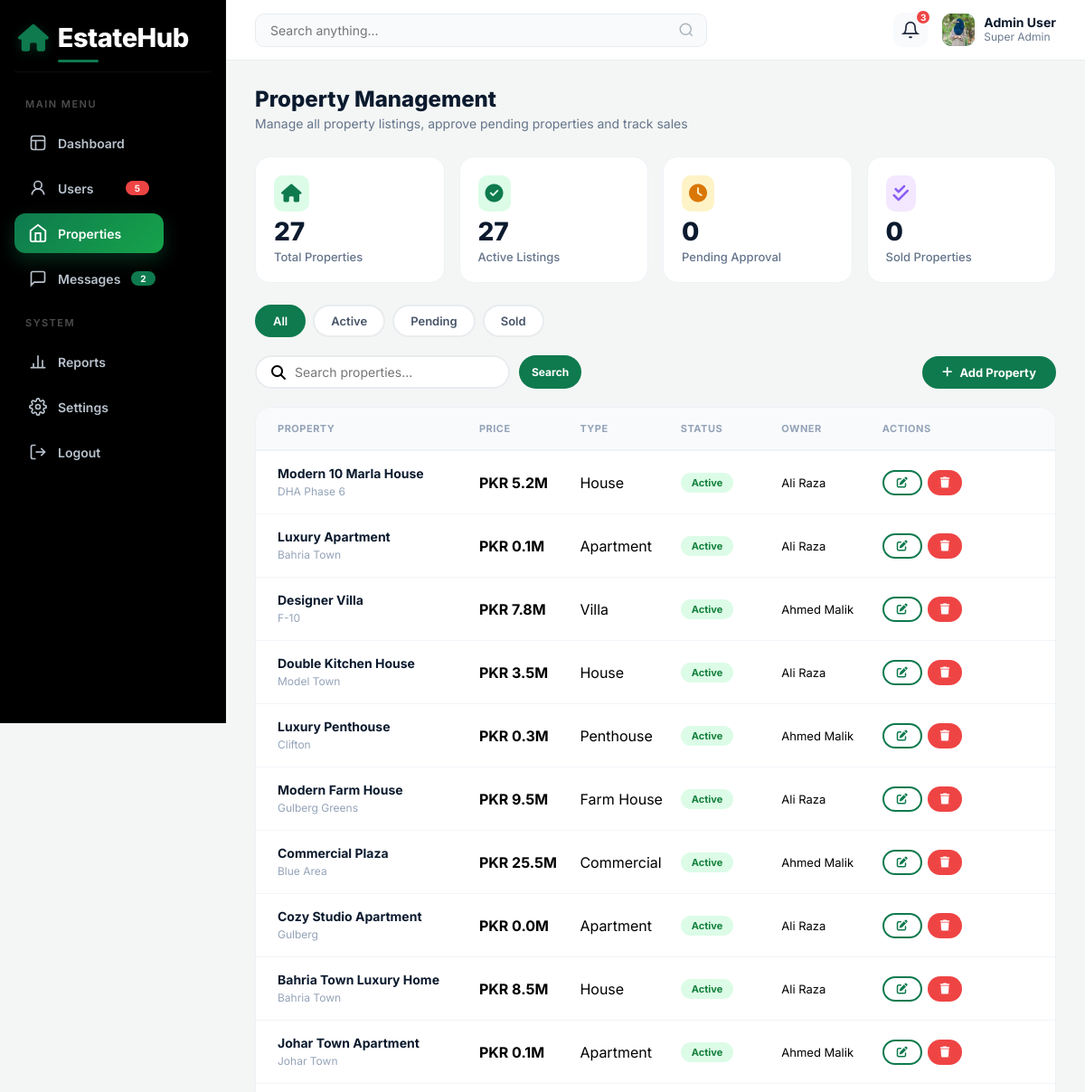
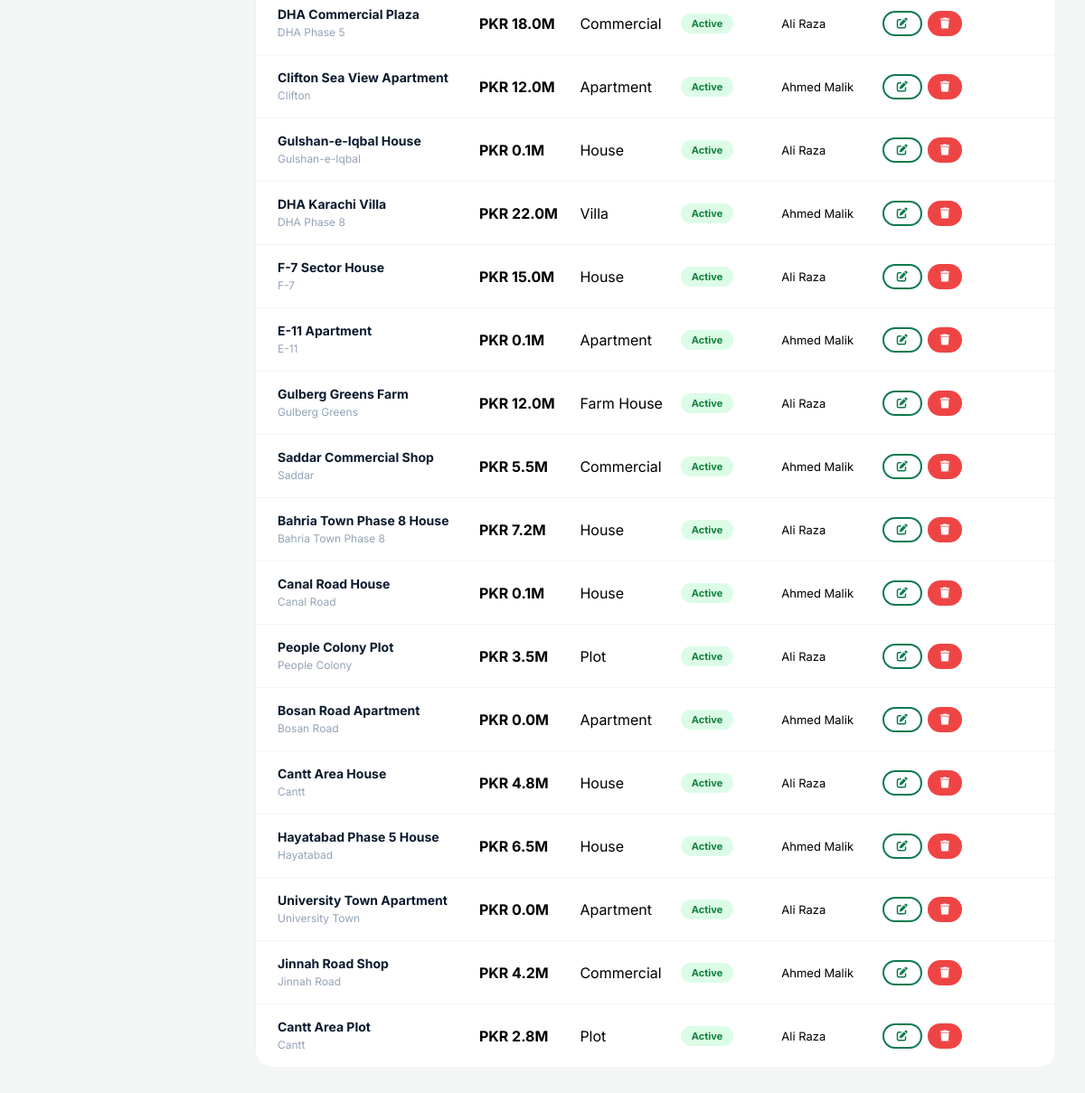
Screenshot of /admin/manage-properties.php (signed in) with the database file from the repository (2 pictures, top to bottom).
### tables this page shows
CREATE TABLE properties (
    id INT AUTO_INCREMENT PRIMARY KEY,
    user_id INT NOT NULL,
    title VARCHAR(255) NOT NULL,
    description TEXT,
    property_type ENUM('House','Apartment','Plot','Commercial','Farm House','Portion','Villa','Penthouse') DEFAULT 'House',
    purpose ENUM('Sale','Rent') DEFAULT 'Sale',
    price DECIMAL(15,2) NOT NULL,
    location VARCHAR(255) NOT NULL,
    city VARCHAR(100) NOT NULL,
    area_size VARCHAR(50),
    bedrooms INT DEFAULT 0,
    bathrooms INT DEFAULT 0,
    image_main VARCHAR(255),
    images TEXT,
    status ENUM('Active','Pending','Sold','Rented') DEFAULT 'Active',
    views INT DEFAULT 0,
    featured BOOLEAN DEFAULT FALSE,
    created_at TIMESTAMP DEFAULT CURRENT_TIMESTAMP,
    updated_at TIMESTAMP DEFAULT CURRENT_TIMESTAMP ON UPDATE CURRENT_TIMESTAMP,
    FOREIGN KEY (user_id) REFERENCES users(id) ON DELETE CASCADE
);

CREATE TABLE users (
    id INT AUTO_INCREMENT PRIMARY KEY,
    full_name VARCHAR(100) NOT NULL,
    email VARCHAR(100) UNIQUE NOT NULL,
    password VARCHAR(255) NOT NULL,
    phone VARCHAR(20),
    profile_pic VARCHAR(255) DEFAULT NULL,
    bio TEXT,
    user_type ENUM('admin', 'seller', 'user') DEFAULT 'user',
    status ENUM('active', 'inactive', 'banned') DEFAULT 'active',
    created_at TIMESTAMP DEFAULT CURRENT_TIMESTAMP,
    updated_at TIMESTAMP DEFAULT CURRENT_TIMESTAMP ON UPDATE CURRENT_TIMESTAMP
);

### admin/manage-properties.php (the view, shortened to what this page needs)
<?php
require_once __DIR__ . '/../includes/config.php';
$filter = isset($_GET['filter']) ? $_GET['filter'] : 'all';
$search = isset($_GET['search']) ? mysqli_real_escape_string($conn, $_GET['search']) : '';
$query = "SELECT p.*, u.full_name as owner
          FROM properties p
          LEFT JOIN users u ON p.user_id = u.id
          WHERE 1 = 1";
$query .= " ORDER BY p.created_at DESC";
$properties = mysqli_query($conn, $query);
$stats = [
    'users' => 0,
    'pending' => 0,
    'unread' => 0
];
$result = mysqli_query($conn, "SELECT COUNT(*) as total FROM users");
if ($result && mysqli_num_rows($result) > 0) {
    $stats['users'] = mysqli_fetch_assoc($result)['total'] ?? 0;
}
$result = mysqli_query($conn, "SELECT COUNT(*) as total FROM properties WHERE status = 'Pending'");
if ($result && mysqli_num_rows($result) > 0) {
    $stats['pending'] = mysqli_fetch_assoc($result)['total'] ?? 0;
}
$result = mysqli_query($conn, "SELECT COUNT(*) as total FROM messages WHERE is_read = 0");
if ($result && mysqli_num_rows($result) > 0) {
    $stats['unread'] = mysqli_fetch_assoc($result)['total'] ?? 0;
}
$admin_id = $_SESSION['user_id'];
$profile_pic_path = '';
$upload_dir = "../uploads/profiles/";
$found = glob($upload_dir . "admin_" . $admin_id . "_*");
if (!empty($found)) {
    $profile_pic_path = $found[0] . '?t=' . time();
}
$property_counts = [
    'total' => 0,
    'active' => 0,
    'pending' => 0,
    'sold' => 0
];
$result = mysqli_query($conn, "SELECT COUNT(*) as c FROM properties");
if ($result && mysqli_num_rows($result) > 0) {
    $property_counts['total'] = mysqli_fetch_assoc($result)['c'] ?? 0;
}
$result = mysqli_query($conn, "SELECT COUNT(*) as c FROM properties WHERE status = 'Active'");
if ($result && mysqli_num_rows($result) > 0) {
    $property_counts['active'] = mysqli_fetch_assoc($result)['c'] ?? 0;
}
$result = mysqli_query($conn, "SELECT COUNT(*) as c FROM properties WHERE status = 'Pending'");
if ($result && mysqli_num_rows($result) > 0) {
    $property_counts['pending'] = mysqli_fetch_assoc($result)['c'] ?? 0;
}
$result = mysqli_query($conn, "SELECT COUNT(*) as c FROM properties WHERE status = 'Sold'");
if ($result && mysqli_num_rows($result) > 0) {
    $property_counts['sold'] = mysqli_fetch_assoc($result)['c'] ?? 0;
}
$current_page = basename($_SERVER['PHP_SELF']);
?>
<!DOCTYPE html>
<html lang="en">
<head>
    <link rel="stylesheet" href="https://cdnjs.cloudflare.com/ajax/libs/font-awesome/6.5.1/css/all.min.css">
</head>
<body>
<div class="dashboard-wrapper">
    <aside class="sidebar" id="adminSidebar">
        <div class="logo">
            <a href="../index.php">
                <i class="fas fa-home logo-icon"></i>
                <span class="logo-text">EstateHub</span>
            </a>
        </div>
        <div class="sidebar-label">Main Menu</div>
        <ul class="sidebar-menu">
            <li>
                <a href="index.php" class="<?php echo ($current_page == 'index.php') ? 'active' : ''; ?>">
                    <svg viewBox="0 0 24 24" fill="none" stroke="currentColor" stroke-width="2">
                        <rect x="3" y="3" width="18" height="18" rx="3"/>
                        <path d="M3 9h18M9 21V9"/>
                    </svg>
                    Dashboard
                </a>
            </li>
            <li>
                <a href="manage-users.php" class="<?php echo ($current_page == 'manage-users.php') ? 'active' : ''; ?>">
                    <svg viewBox="0 0 24 24" fill="none" stroke="currentColor" stroke-width="2">
                        <circle cx="12" cy="8" r="5"/>
                        <path d="M20 21a8 8 0 1 0-16 0"/>
                    </svg>
                    Users
                    <span class="nav-badge"><?php echo $stats['users']; ?></span>
                </a>
            </li>
            <li>
                <a href="manage-properties.php" class="<?php echo ($current_page == 'manage-properties.php') ? 'active' : ''; ?>">
                    <svg viewBox="0 0 24 24" fill="none" stroke="currentColor" stroke-width="2">
                        <path d="M3 9l9-7 9 7v11a2 2 0 0 1-2 2H5a2 2 0 0 1-2-2z"/>
                        <polyline points="9 22 9 12 15 12 15 22"/>
                    </svg>
                    Properties
                </a>
            </li>
            <li>
                <a href="manage-messages.php" class="<?php echo ($current_page == 'manage-messages.php') ? 'active' : ''; ?>">
                    <svg viewBox="0 0 24 24" fill="none" stroke="currentColor" stroke-width="2">
                        <path d="M21 15a2 2 0 0 1-2 2H7l-4 4V5a2 2 0 0 1 2-2h14a2 2 0 0 1 2 2z"/>
                    </svg>
                    Messages
                    <?php if ($stats['unread'] > 0): ?>
                        <span class="nav-badge blue"><?php echo $stats['unread']; ?></span>
                    <?php endif; ?>
                </a>
            </li>
        </ul>
        <div class="sidebar-label">System</div>
        <ul class="sidebar-menu">
            <li>
                <a href="reports.php" class="<?php echo ($current_page == 'reports.php') ? 'active' : ''; ?>">
                    <svg viewBox="0 0 24 24" fill="none" stroke="currentColor" stroke-width="2">
                        <line x1="18" y1="20" x2="18" y2="10"/>
                        <line x1="12" y1="20" x2="12" y2="4"/>
                        <line x1="6" y1="20" x2="6" y2="14"/>
                        <line x1="2" y1="20" x2="22" y2="20"/>
                    </svg>
                    Reports
                </a>
            </li>
            <li>
                <a href="settings.php" class="<?php echo ($current_page == 'settings.php') ? 'active' : ''; ?>">
                    Settings
                </a>
            </li>
            <li>
                <a href="../logout.php" class="logout-link">
                    <svg viewBox="0 0 24 24" fill="none" stroke="currentColor" stroke-width="2">
                        <path d="M9 21H5a2 2 0 0 1-2-2V5a2 2 0 0 1 2-2h4"/>
                        <polyline points="16 17 21 12 16 7"/>
                        <line x1="21" y1="12" x2="9" y2="12"/>
                    </svg>
                    Logout
                </a>
            </li>
        </ul>
    </aside>
    <div class="main-content">
        <header class="topbar">
            <div class="topbar-search">
                <input type="text" placeholder="Search anything...">
                <svg viewBox="0 0 24 24" fill="none" stroke="currentColor" stroke-width="2"><circle cx="11" cy="11" r="8"/><line x1="21" y1="21" x2="16.65" y2="16.65"/></svg>
            </div>
            <div class="topbar-actions">
                <button class="icon-btn" title="Notifications">
                    <svg viewBox="0 0 24 24" fill="none" stroke="currentColor" stroke-width="2"><path d="M18 8A6 6 0 0 0 6 8c0 7-3 9-3 9h18s-3-2-3-9"/><path d="M13.73 21a2 2 0 0 1-3.46 0"/></svg>
                    <span class="count">3</span>
                </button>
                <a href="profile.php" class="user-chip">
                    <div class="user-avatar">
                        <?php if (!empty($profile_pic_path)): ?>
                            <img src="<?php echo $profile_pic_path; ?>" alt="Admin">
                        <?php else: ?>
                            <i class="fas fa-crown"></i>
                        <?php endif; ?>
                    </div>
                    <div class="user-info">
                        <span class="user-name"><?php echo htmlspecialchars($_SESSION['user_name'] ?? 'Admin'); ?></span>
                        <span class="user-role">Super Admin</span>
                    </div>
                </a>
            </div>
        </header>
        <div class="content-inner">
            <div class="page-header">
                <h1>Property Management</h1>
                <p>Manage all property listings, approve pending properties and track sales</p>
            </div>
            <div class="stats-grid">
                <div class="stat-card">
                    <span class="icon green"><i class="fas fa-home"></i></span>
                    <div class="number"><?php echo $property_counts['total']; ?></div>
                    <div class="label">Total Properties</div>
                </div>
                <div class="stat-card">
                    <span class="icon green"><i class="fas fa-check-circle"></i></span>
                    <div class="number"><?php echo $property_counts['active']; ?></div>
                    <div class="label">Active Listings</div>
                </div>
                <div class="stat-card">
                    <span class="icon amber"><i class="fas fa-clock"></i></span>
                    <div class="number"><?php echo $property_counts['pending']; ?></div>
                    <div class="label">Pending Approval</div>
                </div>
                <div class="stat-card">
                    <span class="icon purple"><i class="fas fa-check-double"></i></span>
                    <div class="number"><?php echo $property_counts['sold']; ?></div>
                    <div class="label">Sold Properties</div>
                </div>
            </div>
            <div class="filter-tabs">
                <a href="?filter=all" class="filter-tab <?php echo $filter == 'all' ? 'active' : ''; ?>">All</a>
                <a href="?filter=Active" class="filter-tab <?php echo $filter == 'Active' ? 'active' : ''; ?>">Active</a>
                <a href="?filter=Pending" class="filter-tab <?php echo $filter == 'Pending' ? 'active' : ''; ?>">Pending</a>
                <a href="?filter=Sold" class="filter-tab <?php echo $filter == 'Sold' ? 'active' : ''; ?>">Sold</a>
            </div>
            <div class="actions-bar">
                <form method="GET" style="display:flex; gap:10px;">
                    <div class="search-box">
                        <i class="fas fa-search"></i>
                        <input type="text" name="search" placeholder="Search properties..." value="<?php echo htmlspecialchars($search); ?>">
                    </div>
                    <button type="submit" class="btn btn-primary btn-sm">Search</button>
                </form>
                <button class="btn btn-primary" onclick="openModal('addModal')">
                    <i class="fas fa-plus"></i> Add Property
                </button>
            </div>
            <div class="table-card">
                <div class="table-header">
                    <div>Property</div>
                    <div>Price</div>
                    <div>Type</div>
                    <div>Status</div>
                    <div>Owner</div>
                    <div>Actions</div>
                </div>
                <?php if ($properties && mysqli_num_rows($properties) > 0): ?>
                    <?php while ($prop = mysqli_fetch_assoc($properties)): ?>
                        <div class="table-row">
                            <div class="prop-info">
                                <h4><?php echo htmlspecialchars($prop['title']); ?></h4>
                                <span><?php echo htmlspecialchars($prop['location']); ?></span>
                            </div>
                            <div style="font-weight:700;">PKR <?php echo number_format($prop['price'] / 1000000, 1); ?>M</div>
                            <div><?php echo htmlspecialchars($prop['property_type']); ?></div>
                            <div>
                                <span class="status-badge <?php echo $prop['status']; ?>">
                                    <?php echo $prop['status']; ?>
                                </span>
                            </div>
                            <div style="font-size:13px;"><?php echo htmlspecialchars($prop['owner']); ?></div>
                            <div style="display:flex; gap:6px; flex-wrap:wrap;">
                                <button class="btn btn-outline btn-sm" onclick="editProperty(
                                    <?php echo $prop['id']; ?>,
                                    '<?php echo addslashes($prop['title']); ?>',
                                    <?php echo $prop['price']; ?>,
                                    '<?php echo addslashes($prop['property_type']); ?>',
                                    '<?php echo $prop['status']; ?>',
                                    '<?php echo addslashes($prop['location']); ?>'
                                )">
                                    <i class="fas fa-edit"></i>
                                </button>
                                <a href="?delete=<?php echo $prop['id']; ?>" class="btn btn-danger btn-sm" onclick="return confirm('Delete this property?')">
                                    <i class="fas fa-trash"></i>
                                </a>
                            </div>
                        </div>
                    <?php endwhile; ?>
                <?php else: ?>
                    <div style="padding:40px; text-align:center; color:#94a3b8;">No properties found</div>
                <?php endif; ?>
            </div>
        </div>
    </div>
</div>
</body>
</html>

### rows the page displays
properties: title "Modern 10 Marla House", location "DHA Phase 6", $prop['price']/1000000 "5.2", property_type "House", status "Active", user.full_name "Ali Raza"
properties: title "Luxury Apartment", location "Bahria Town", $prop['price']/1000000 "0.1", property_type "Apartment", status "Active", user.full_name "Ali Raza"
properties: title "Designer Villa", location "F-10", $prop['price']/1000000 "7.8", property_type "Villa", status "Active", user.full_name "Ahmed Malik"
properties: title "Double Kitchen House", location "Model Town", $prop['price']/1000000 "3.5", property_type "House", status "Active", user.full_name "Ali Raza"
properties: title "Luxury Penthouse", location "Clifton", $prop['price']/1000000 "0.3", property_type "Penthouse", status "Active", user.full_name "Ahmed Malik"
properties: title "Modern Farm House", location "Gulberg Greens", $prop['price']/1000000 "9.5", property_type "Farm House", status "Active", user.full_name "Ali Raza"
properties: title "Commercial Plaza", location "Blue Area", $prop['price']/1000000 "25.5", property_type "Commercial", status "Active", user.full_name "Ahmed Malik"
properties: title "Cozy Studio Apartment", location "Gulberg", $prop['price']/1000000 "0.0", property_type "Apartment", status "Active", user.full_name "Ali Raza"
properties: title "Bahria Town Luxury Home", location "Bahria Town", $prop['price']/1000000 "8.5", property_type "House", status "Active", user.full_name "Ali Raza"
properties: title "Johar Town Apartment", location "Johar Town", $prop['price']/1000000 "0.1", property_type "Apartment", status "Active", user.full_name "Ahmed Malik"
properties: title "DHA Commercial Plaza", location "DHA Phase 5", $prop['price']/1000000 "18.0", property_type "Commercial", status "Active", user.full_name "Ali Raza"
properties: title "Clifton Sea View Apartment", location "Clifton", $prop['price']/1000000 "12.0", property_type "Apartment", status "Active", user.full_name "Ahmed Malik"
properties: title "Gulshan-e-Iqbal House", location "Gulshan-e-Iqbal", $prop['price']/1000000 "0.1", property_type "House", status "Active", user.full_name "Ali Raza"
properties: title "DHA Karachi Villa", location "DHA Phase 8", $prop['price']/1000000 "22.0", property_type "Villa", status "Active", user.full_name "Ahmed Malik"
properties: title "F-7 Sector House", location "F-7", $prop['price']/1000000 "15.0", property_type "House", status "Active", user.full_name "Ali Raza"
properties: title "E-11 Apartment", location "E-11", $prop['price']/1000000 "0.1", property_type "Apartment", status "Active", user.full_name "Ahmed Malik"
properties: title "Gulberg Greens Farm", location "Gulberg Greens", $prop['price']/1000000 "12.0", property_type "Farm House", status "Active", user.full_name "Ali Raza"
properties: title "Saddar Commercial Shop", location "Saddar", $prop['price']/1000000 "5.5", property_type "Commercial", status "Active", user.full_name "Ahmed Malik"
properties: title "Bahria Town Phase 8 House", location "Bahria Town Phase 8", $prop['price']/1000000 "7.2", property_type "House", status "Active", user.full_name "Ali Raza"
properties: title "Canal Road House", location "Canal Road", $prop['price']/1000000 "0.1", property_type "House", status "Active", user.full_name "Ahmed Malik"
properties: title "People Colony Plot", location "People Colony", $prop['price']/1000000 "3.5", property_type "Plot", status "Active", user.full_name "Ali Raza"
properties: title "Bosan Road Apartment", location "Bosan Road", $prop['price']/1000000 "0.0", property_type "Apartment", status "Active", user.full_name "Ahmed Malik"
properties: title "Cantt Area House", location "Cantt", $prop['price']/1000000 "4.8", property_type "House", status "Active", user.full_name "Ali Raza"
properties: title "Hayatabad Phase 5 House", location "Hayatabad", $prop['price']/1000000 "6.5", property_type "House", status "Active", user.full_name "Ahmed Malik"
properties: title "University Town Apartment", location "University Town", $prop['price']/1000000 "0.0", property_type "Apartment", status "Active", user.full_name "Ali Raza"
properties: title "Jinnah Road Shop", location "Jinnah Road", $prop['price']/1000000 "4.2", property_type "Commercial", status "Active", user.full_name "Ahmed Malik"
properties: title "Cantt Area Plot", location "Cantt", $prop['price']/1000000 "2.8", property_type "Plot", status "Active", user.full_name "Ali Raza"

### other values shown
$stats['users'] "5"
$stats['unread'] "2"
$_SESSION['user_name'] "Admin User"
$property_counts['total'] "27"
$property_counts['active'] "27"
$property_counts['pending'] "0"
$property_counts['sold'] "0"
